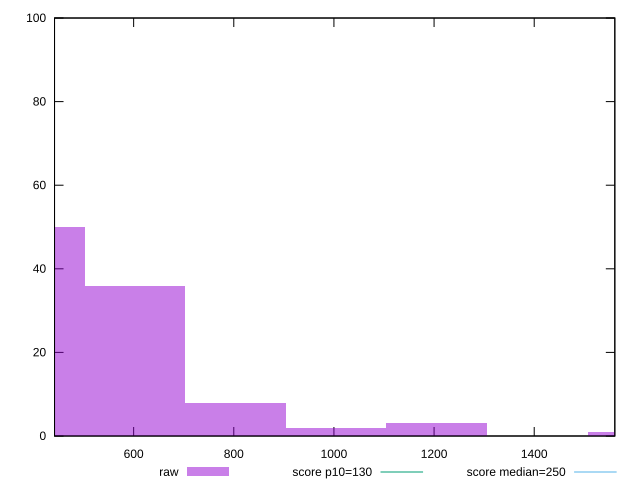

The gnuplot source for this figure:
reset

$raw <<EOF
602.6057855884462 36
401.73719039229746 50
803.4743807845949 8
1205.2115711768924 3
1004.3429759807436 2
1606.9487615691899 1
EOF

set key outside below
set boxwidth 200.86859519614873
set xrange [442:1561]
set yrange [0:100]
set trange [0:100]
set style fill transparent solid 0.5 noborder

set parametric
set terminal svg size 640, 490 enhanced background rgb 'white'
set output "reprap/max-potential-fid/samples/pages+cached+noexternal+nomedia+nocss+nojs/raw/histogram.svg"

plot $raw title "raw" with boxes, \
     130,t title "score p10=130", \
     250,t title "score median=250"

reset
